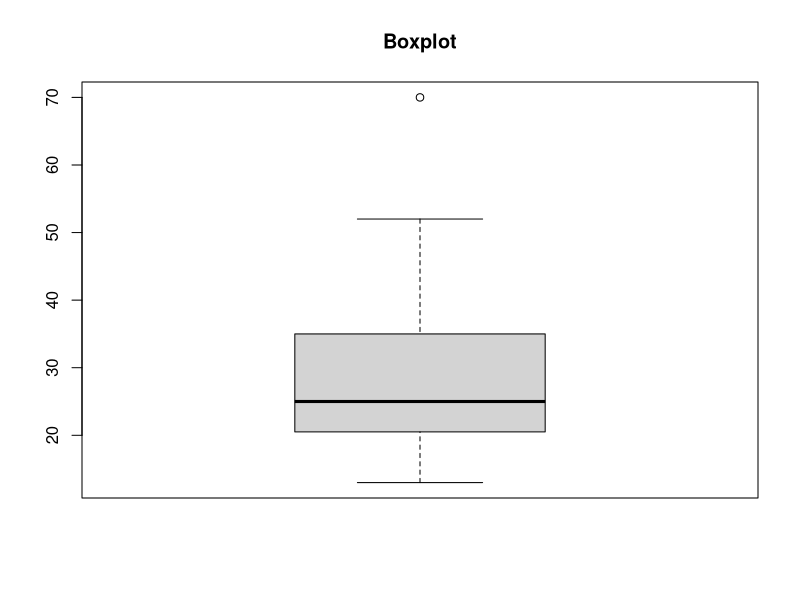

Write the R code that produced this figure.
# Q1.1 Data quality (4 points) (Han Ex. 3.1). Name four dimensions of data quality covered in class (e.g.
# accuracy, completeness). For two of them, give an example where the same dataset is good enough for
# one use but not for another.




# Q1.2 Missing values (4 points) (Han Ex. 3.2). Describe four methods for handling tuples with missing
# values. For each, give one situation where it is a poor choice (hint: the fraud detection example from
# Lecture 2).



ages <- c(13, 15, 16, 16, 19, 20, 20, 21, 22, 22, 25, 25, 25, 25, 30, 33, 33, 35, 35, 35, 35, 36, 40, 45, 46, 52, 70)

# Q1.3 Descriptive statistics (6 points)

# 1. Compute the mean, median and midrange. (1.5)
q1_mean <- mean(ages)
q1_median <- median(ages)
q1_midrange <- (max(ages) + min(ages)) / 2

print(paste("Mean:", q1_mean))
print(paste("Median:", q1_median))
print(paste("Midrange:", q1_midrange))

# 2. Give the mode(s) and state the data's modality. (1)
q1_mode <- names(sort(-table(ages)))[1]

print(paste("Mode:", q1_mode))

# 3. Find Q1 and Q3 and give the five-number summary. (1.5)
q1_q1 <- quantile(ages, 0.25)
q1_q3 <- quantile(ages, 0.75)
q1_five_number_summary <- fivenum(ages)

print(paste("Q1:", q1_q1))
print(paste("Q3:", q1_q3))
print(paste("Five-number summary:", paste(q1_five_number_summary, collapse = ", ")))

# 4. Draw a boxplot (by hand or with boxplot()) and say, using the 1.5 × IQR rule, whether any value is an outlier. (2) ( you will need to do some research to understand with is Q1, Q2 and IQR)
png_file <- file.path(getwd(), "boxplot.png")

png(filename = png_file, width = 800, height = 600)
boxplot(ages, main = "Boxplot", range = 1.5)
dev.off()

print(file.exists(png_file))
print(png_file)

# Q1.4 Transformation (6 points)

# 1. Smooth the data by bin means using equal-frequency bins of depth 3. Show the bins. (2)
bins_equal_frequency <- split(ages, ceiling(seq_along(ages) / 3))

print("Bins with equal-frequency:")
print(bins_equal_frequency)


# 2. Partition the data into 3 equal-width bins. Give the bin boundaries and counts, and say which
# binning method better represents this data and why. (2)
bins_equal_width <- split(ages, cut(ages, breaks = 3))

print("Bins with equal-width:")
print(bins_equal_width)

# TODO: Compare the two binning methods and explain which one better represents the data and why.



# 3. Normalize age = 35 using min-max normalization to [0, 1], and using z-score normalization (use
# the sample standard deviation). (2)
age35_to_0_1 <- (35 - min(ages)) / (max(ages) - min(ages))
age35_z_score <- (35 - mean(ages)) / sd(ages)

print(paste("Min-max normalization of age 35:", age35_to_0_1))
print(paste("Z-score normalization of age 35:", age35_z_score))
